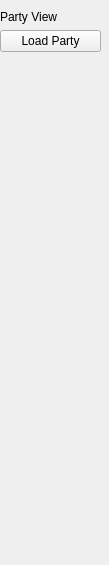
<?xml version="1.0" encoding="UTF-8"?>
<ui version="4.0">
 <class>Form</class>
 <widget class="QWidget" name="Form">
  <property name="geometry">
   <rect>
    <x>0</x>
    <y>0</y>
    <width>109</width>
    <height>565</height>
   </rect>
  </property>
  <property name="windowTitle">
   <string>Form</string>
  </property>
  <widget class="QWidget" name="verticalLayoutWidget">
   <property name="geometry">
    <rect>
     <x>0</x>
     <y>10</y>
     <width>101</width>
     <height>551</height>
    </rect>
   </property>
   <layout class="QVBoxLayout" name="verticalLayout">
    <item>
     <widget class="QLabel" name="party_label">
      <property name="text">
       <string>Party View</string>
      </property>
     </widget>
    </item>
    <item>
     <widget class="QPushButton" name="load_party_pushButton">
      <property name="text">
       <string>Load Party</string>
      </property>
     </widget>
    </item>
    <item>
     <spacer name="verticalSpacer">
      <property name="orientation">
       <enum>Qt::Vertical</enum>
      </property>
      <property name="sizeHint" stdset="0">
       <size>
        <width>20</width>
        <height>40</height>
       </size>
      </property>
     </spacer>
    </item>
    <item>
     <spacer name="verticalSpacer_9">
      <property name="orientation">
       <enum>Qt::Vertical</enum>
      </property>
      <property name="sizeHint" stdset="0">
       <size>
        <width>20</width>
        <height>40</height>
       </size>
      </property>
     </spacer>
    </item>
    <item>
     <spacer name="verticalSpacer_8">
      <property name="orientation">
       <enum>Qt::Vertical</enum>
      </property>
      <property name="sizeHint" stdset="0">
       <size>
        <width>20</width>
        <height>40</height>
       </size>
      </property>
     </spacer>
    </item>
    <item>
     <spacer name="verticalSpacer_7">
      <property name="orientation">
       <enum>Qt::Vertical</enum>
      </property>
      <property name="sizeHint" stdset="0">
       <size>
        <width>20</width>
        <height>40</height>
       </size>
      </property>
     </spacer>
    </item>
    <item>
     <spacer name="verticalSpacer_6">
      <property name="orientation">
       <enum>Qt::Vertical</enum>
      </property>
      <property name="sizeHint" stdset="0">
       <size>
        <width>20</width>
        <height>40</height>
       </size>
      </property>
     </spacer>
    </item>
    <item>
     <spacer name="verticalSpacer_5">
      <property name="orientation">
       <enum>Qt::Vertical</enum>
      </property>
      <property name="sizeHint" stdset="0">
       <size>
        <width>20</width>
        <height>40</height>
       </size>
      </property>
     </spacer>
    </item>
    <item>
     <spacer name="verticalSpacer_4">
      <property name="orientation">
       <enum>Qt::Vertical</enum>
      </property>
      <property name="sizeHint" stdset="0">
       <size>
        <width>20</width>
        <height>40</height>
       </size>
      </property>
     </spacer>
    </item>
    <item>
     <spacer name="verticalSpacer_3">
      <property name="orientation">
       <enum>Qt::Vertical</enum>
      </property>
      <property name="sizeHint" stdset="0">
       <size>
        <width>20</width>
        <height>40</height>
       </size>
      </property>
     </spacer>
    </item>
    <item>
     <spacer name="verticalSpacer_2">
      <property name="orientation">
       <enum>Qt::Vertical</enum>
      </property>
      <property name="sizeHint" stdset="0">
       <size>
        <width>20</width>
        <height>40</height>
       </size>
      </property>
     </spacer>
    </item>
   </layout>
  </widget>
 </widget>
 <resources/>
 <connections/>
</ui>
